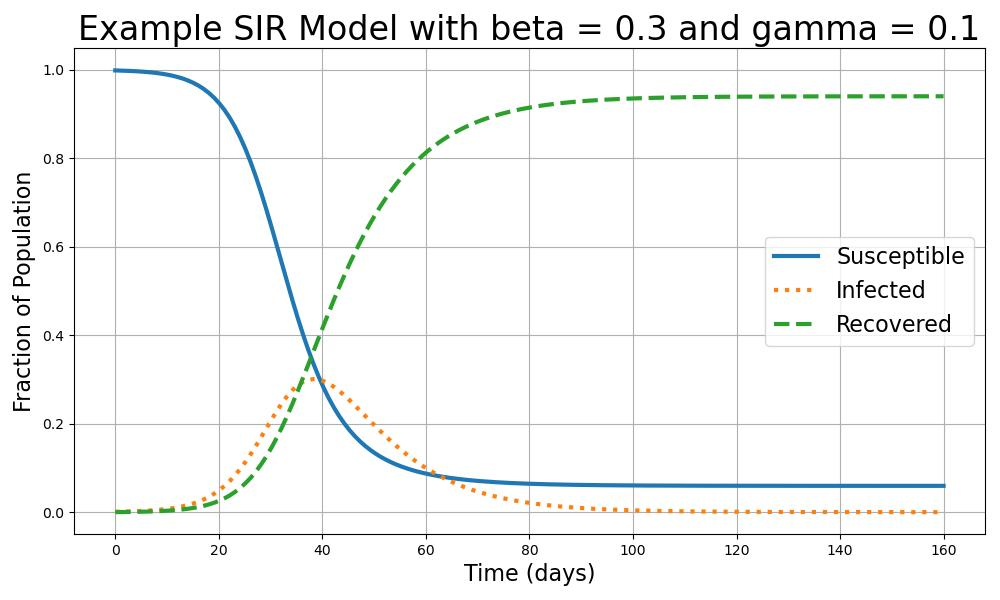

Python code for this plot:
# code copied from copilot AI

import numpy as np
import matplotlib.pyplot as plt
from scipy.integrate import odeint

# SIR model differential equations
def sir_model(y, t, beta, gamma):
    S, I, R = y
    dS_dt = -beta * S * I
    dI_dt = beta * S * I - gamma * I
    dR_dt = gamma * I
    return [dS_dt, dI_dt, dR_dt]

# Initial conditions
N = 1000       # Total population
I0 = 1         # Initial number of infected individuals
R0 = 0         # Initial number of recovered individuals
S0 = N - I0 - R0  # Initial number of susceptible individuals

# Contact rate and mean recovery rate
beta = 0.3     # Infection rate
gamma = 0.1    # Recovery rate

# Time grid (in days)
t = np.linspace(0, 160, 160)

# Initial state vector
y0 = [S0/N, I0/N, R0/N]  # Normalize to fractions

# Integrate the SIR equations over the time grid
solution = odeint(sir_model, y0, t, args=(beta, gamma))
S, I, R = solution.T

# Plot the results
plt.figure(figsize=(10,6))
plt.plot(t, S, label='Susceptible', linestyle = '-', linewidth = 3)
plt.plot(t, I, label='Infected', linestyle = ':', linewidth = 3)
plt.plot(t, R, label='Recovered', linestyle = '--', linewidth = 3)
plt.xlabel('Time (days)', size = 16)
plt.ylabel('Fraction of Population', size = 16)
plt.title('Example SIR Model with beta = 0.3 and gamma = 0.1', size = 24)
plt.legend(fontsize = 16)
plt.grid(True)
plt.tight_layout()

plt.savefig('SIR_example.jpg')
plt.show()